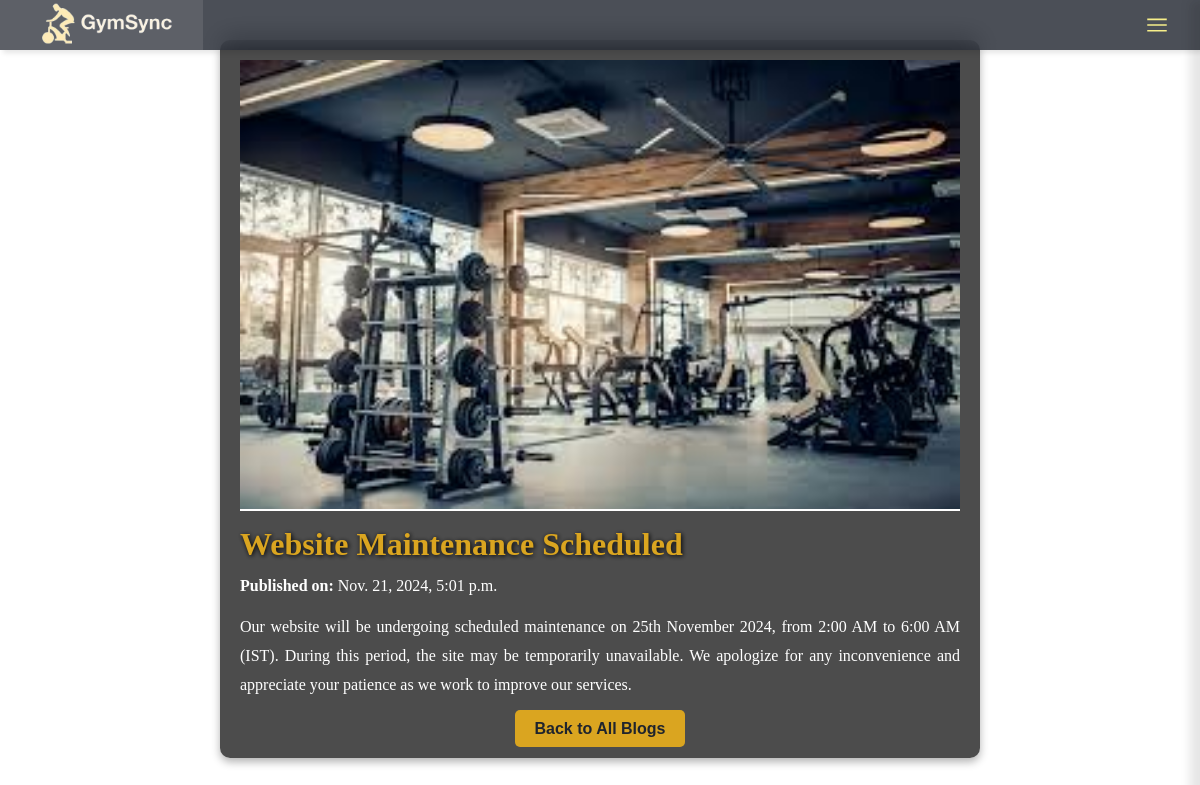
The page /blog_detail/2/ on the database its author committed.
### gym/models.py (models this page shows, shortened)
class Blog(models.Model):
    title = models.CharField(max_length=200)
    content = models.TextField()
    image = models.ImageField(upload_to="blog_images/", null=True, blank=True)
    created_at = models.DateTimeField(auto_now_add=True)

### gym/views.py (the view)
# urls.py: path("blog_detail/<int:blog_id>/", views.blog_detail, name="blog_detail"),
def blog_detail(request, blog_id):
    blog = get_object_or_404(
        Blog, id=blog_id
    )  # Get the blog by ID, or return a 404 error if not found
    return render(request, "blog_detail.html", {"blog": blog})

### gym/templates/blog_detail.html (shortened to what this page needs)
{% load static %}
{% include 'navbar.html' %}
<!DOCTYPE html>
<html lang="en">
<head>
    <link rel="stylesheet" href="{% static 'css/blog_detail_style.css' %}">
</head>
<body>
    <div class="outer-box">
        <div class="blog-container">
            <div class="blog-card">
                <div class="blog-image">
                    {% if blog.image %}
                        <img src="{{ blog.image.url }}" alt="{{ blog.title }}">
                    {% endif %}
                </div>
                <div class="blog-content">
                    <h1>{{ blog.title }}</h1>
                    <p><strong>Published on:</strong> {{ blog.created_at }}</p>
                    <div class="blog-text">
                        <p>{{ blog.content }}</p>
                    </div>
                </div>
                <div class="back-button">
                    <a href="{% url 'all_blogs' %}" class="btn">Back to All Blogs</a>
                </div>
            </div>
        </div>
    </div>
</body>
</html>

### static/css/navstyle1.css (style rules this page uses)
* { margin: 0; padding: 0; }
html, body { margin: 0; padding: 0; overflow-x: hidden; }

### static/css/blog_detail_style.css (style rules this page uses)
* { margin: 0; padding: 0; box-sizing: border-box; }
body { font-family: Arial, sans-serif; color: white; overflow-x: hidden; }
.outer-box { position: relative; width: 100%; height: 100%; }
.blog-container { padding: 20px; max-width: 800px; margin: 0 auto; position: relative; z-index: 1; }
.blog-card { background-color: rgba(0, 0, 0, 0.7); border-radius: 10px; overflow: hidden; box-shadow: 0 4px 8px rgba(0, 0, 0, 0.3); padding: 20px; margin-top: 20px; }
.blog-image img { width: 100%; height: auto; object-fit: cover; border-bottom: 2px solid white; margin-bottom: 15px; }
.blog-content h1 { margin-bottom: 10px; text-shadow: 1px 1px 5px black; font-family: "Ciznel",serif; font-size: 2rem; color:goldenrod; }
.blog-content p { margin-bottom: 15px; line-height: 1.6; font-family: "Ciznel",serif; }
.blog-text p { text-align: justify; line-height: 1.8; font-family: "Ciznel",serif; }
.back-button { text-align: center; margin-top: 20px; }
.back-button .btn { text-decoration: none; padding: 10px 20px; background-color: goldenrod; color:#1f242d; font-weight: bold; border-radius: 5px; transition: background-color 0.3s ease; font-weight: bold; }

### rows shown on the page
Blog: image (picture), title "Website Maintenance Scheduled", created_at "Nov. 21, 2024, 5:01 p.m.", content "Our website will be undergoing scheduled maintenance on 25th November 2024, from 2:00 AM to 6:00 AM (IST). During this period, the site may be temporarily unavailable. We apologize for any inconvenience and appreciate your patience as we work to improve our services."
